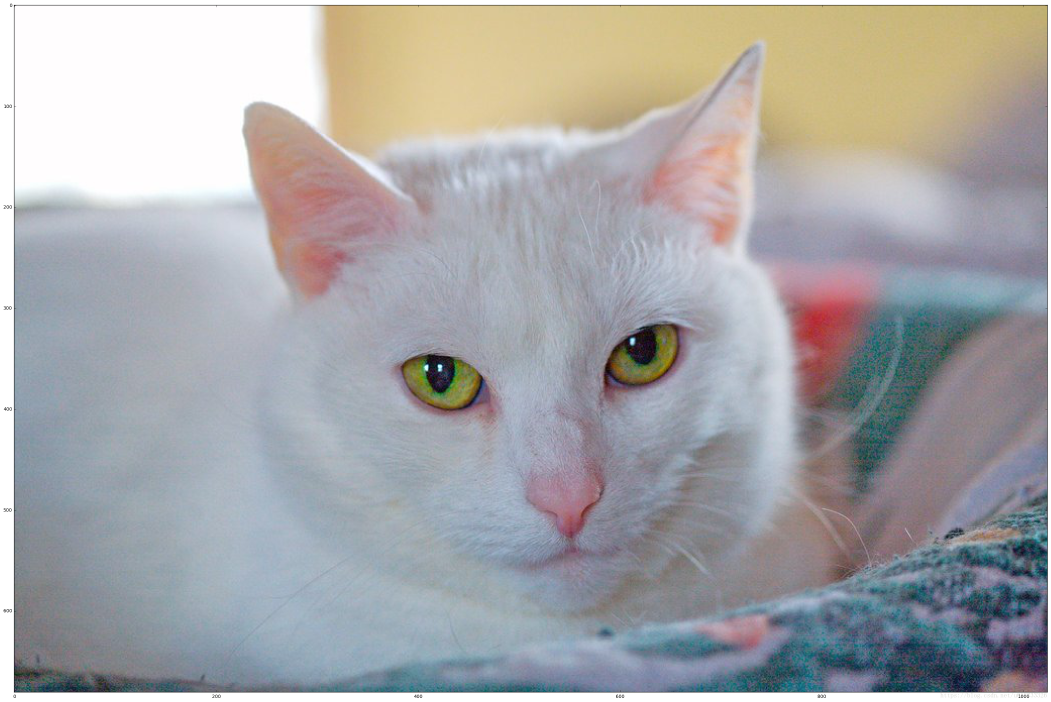
#> input picture 多层神经网络/images/myimage.png, 3152 x 2106 px (shown at 1/3 size)
$ jupyter execute --allow-errors MNN.ipynb   (shell and % lines are left out)   (older library calls are emulated)
#> lines starting #> are read from the running program, lines starting #| are printed output that depends on the picture
[cell 1]
import matplotlib.pyplot as plt
import numpy as np
import MNN as mn
import lr_utils

#> (a cell that did not finish here is left out)

#> (a cell that did not finish here is left out)

[cell 4]
from scipy.misc import imresize
from scipy import ndimage
import imageio
from skimage import transform

## START CODE HERE ##
num_px = 64
my_image = "myimage.png" # change this to the name of your image file
my_label_y = [1] # the true class of your image (1 -> cat, 0 -> non-cat)
## END CODE HERE ##

fname = "images/" + my_image
image = np.array(imageio.imread(fname))
#> image is the input picture: shape (2106, 3152, 4); mean R, G, B, A 166.7, 166.3, 167.6, 245.8
image =transform.resize(image, (64, 64,3))
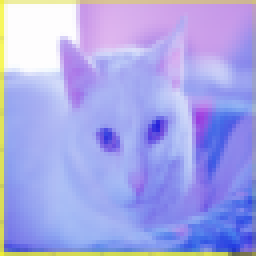
#> image: shape (64, 64, 3) float64 (shown 4 times larger); mean R, G, B 0.653, 0.655, 0.913
my_image=image.reshape(64*64*3,1)
#> my_image = 12288 values, max 0.999 at index 3095, min 0.13 at index 6070, mean 0.74
#> (the rest of this cell did not finish here and is left out)
